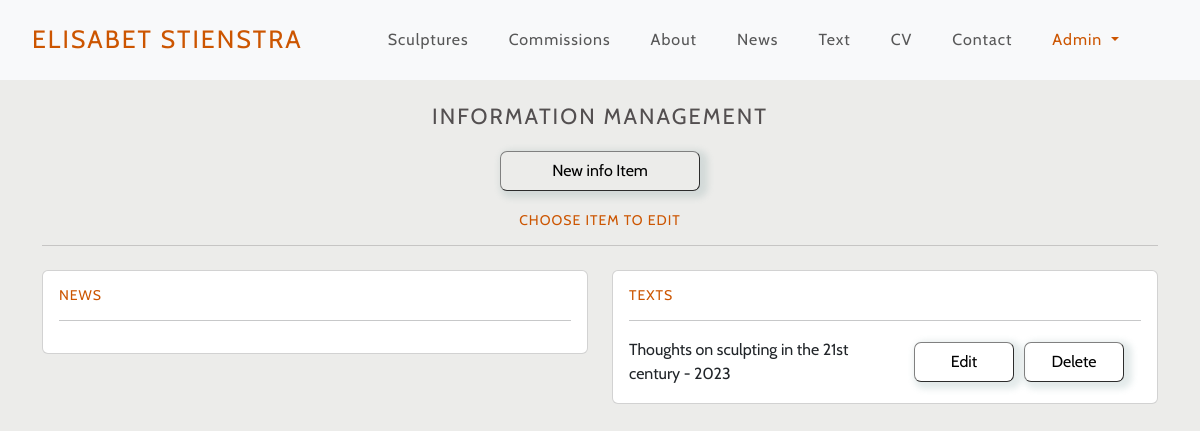
The app's page /info/info-management/ (signed in) with its own data.
### info/models.py (models this page shows, shortened)
class Category(models.Model):
    class Meta:
        verbose_name_plural = 'Categories'
    name = models.CharField(max_length=60)
    friendly_name = models.CharField(max_length=60)

class Info(models.Model):
    category = models.ForeignKey(
        Category,
        on_delete=models.PROTECT)
    title = models.CharField(max_length=254)
    date = models.DateTimeField(auto_now=True)
    description = RichTextField()
    image = models.ImageField(null=True, blank=True)
    url = models.CharField(null=True, blank=True, max_length=700)
    hide = models.BooleanField(default=False)

### info/views.py (the view)
# urls.py: path('info-management/', views.info_management,
@login_required
def info_management(request):
    if not request.user.is_superuser:
        sweetify.toast(request, 'Only an Admin can access this page', icon="error", timer=2000,
                            timerProgressBar=True)
        return redirect(reverse('about'))
    category = Category.objects.all()
    items = Info.objects.all()
    context = {
        'category': category,
        'items': items,
    }
    return render(request, "info/info_management.html", context)

### info/templates/info/info_management.html
{% extends "base.html" %}
{% load static %}
{% block content %}
<h1 class="pt-4 pb-2">Information Management</h1>
<section class="text-center">
    <a href="{% url 'add_info' %}"><button class="button-xl">New info Item</button></a>
</section>
<section>
    <div class="container container-fluid">
        <h2 class="pt-3">Choose item to edit</h2>
        <hr>
        <div class="row">
            {% for c in category %}
            <div class="col-12 col-lg-6 my-2">
                <div class="card">
                    <div class="card-body">
                        <h3>{{ c.friendly_name }}</h3>
                        <hr>
                        <div>
                            {% for i in items %}
                                {% if i.category == c %}
                                <div class="row {% if i.hide %} hidden {% endif %}">
                                    <div class="col-6 m-auto">
                                        <a href="{% url 'edit_info' i.id %}"><p>{{ i.title }} - {{ i.date |date:"Y" }}</p></a>
                                    </div>
                                    <div class="col text-center g-0">
                                        <a href="{% url 'edit_info' i.id %}"><button>Edit</button></a><a data-bs-toggle="modal" data-bs-target="#modal-delete" data-bs-link="{% url 'delete_info' i.id %}"><button>Delete</button></a>
                                    </div>
                                </div>
                                {% endif %}
                          {% endfor %}
                        </div>
                    </div>
                </div>
            </div>
            {% endfor %}
        </div>
    </div>
</section>
{% endblock %}

### static/css/base.css (style rules this page uses)
body { font-family: 'Cabin', sans-serif; background-color: #ECECEA; color: #534F50; overflow-x: hidden; }
h1 { font-weight: 100; font-size: 16px; text-transform: uppercase; letter-spacing: 1px; text-align: center; }
h2 { font-weight: 100; font-size: 14px; text-transform: uppercase; letter-spacing: 1px; color: #CC5500; text-align: center; }
h3 { font-weight: 100; font-size: 14px; text-transform: uppercase; letter-spacing: 1px; text-align: start; color: #CC5500; }
p { margin-top: auto; margin-bottom: auto; text-align: left; }
button { color: black; background-color: transparent; width: 60px; height: 40px; margin: 5px; text-decoration: none; box-shadow: 4px 3px 6px 4px rgba(117,151,152, .2); border-width: 1px; border-radius: 7px; border-color: gray; }
.button-xl { width: 200px; }
a { text-decoration: none; color: inherit; }
@media only screen and (min-width: 600px) { button { width: 80px; } }
@media only screen and (min-width: 992px) { h1 { font-size: 22px; letter-spacing: 2px; } }
@media only screen and (min-width: 1200px) { button { width: 100px; } }

### records on screen
Category: friendly_name "NEWS"
Category: friendly_name "TEXTS"
Info: title "Thoughts on sculpting in the 21st century", date "2023"
